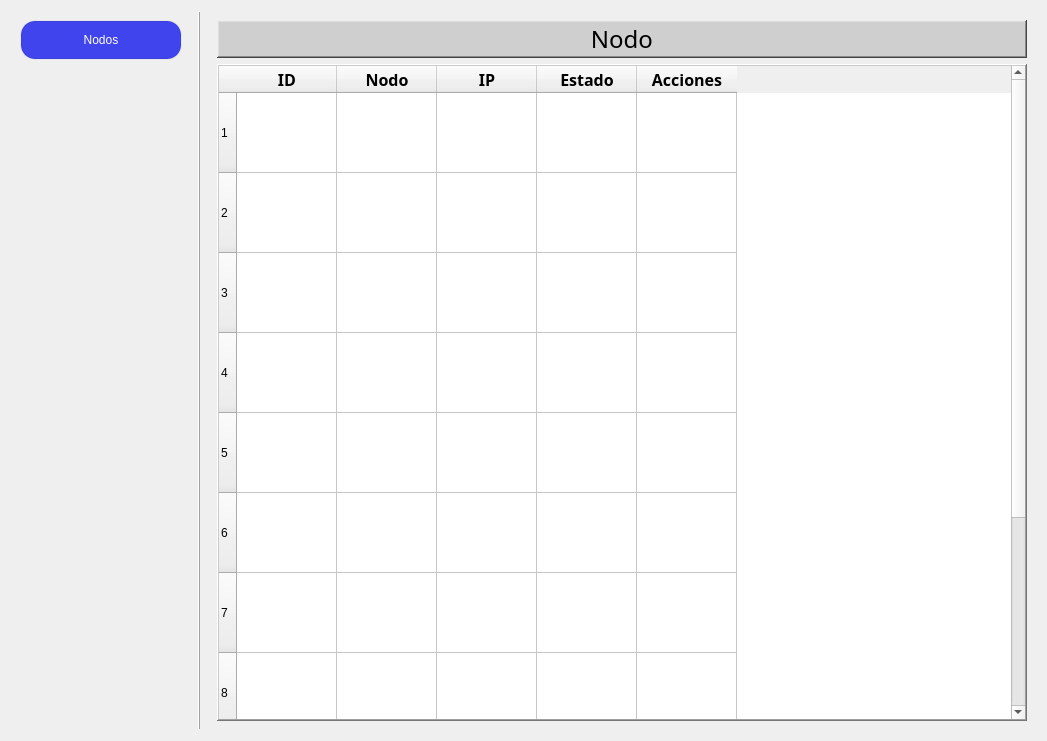
<?xml version="1.0" encoding="UTF-8"?>
<ui version="4.0">
 <class>NodesPage</class>
 <widget class="QWidget" name="NodesPage">
  <property name="geometry">
   <rect>
    <x>0</x>
    <y>0</y>
    <width>1047</width>
    <height>741</height>
   </rect>
  </property>
  <property name="sizePolicy">
   <sizepolicy hsizetype="Expanding" vsizetype="Expanding">
    <horstretch>0</horstretch>
    <verstretch>0</verstretch>
   </sizepolicy>
  </property>
  <property name="windowTitle">
   <string>Form</string>
  </property>
  <layout class="QGridLayout" name="gridLayout">
   <item row="0" column="0">
    <widget class="QFrame" name="verticalFrame">
     <property name="sizePolicy">
      <sizepolicy hsizetype="Expanding" vsizetype="Expanding">
       <horstretch>0</horstretch>
       <verstretch>0</verstretch>
      </sizepolicy>
     </property>
     <property name="minimumSize">
      <size>
       <width>160</width>
       <height>0</height>
      </size>
     </property>
     <property name="maximumSize">
      <size>
       <width>180</width>
       <height>16777215</height>
      </size>
     </property>
     <property name="frameShape">
      <enum>QFrame::Shape::NoFrame</enum>
     </property>
     <layout class="QVBoxLayout" name="verticalLayout">
      <item>
       <widget class="Button" name="sensors_button">
        <property name="sizePolicy">
         <sizepolicy hsizetype="Expanding" vsizetype="Fixed">
          <horstretch>0</horstretch>
          <verstretch>0</verstretch>
         </sizepolicy>
        </property>
        <property name="minimumSize">
         <size>
          <width>140</width>
          <height>40</height>
         </size>
        </property>
        <property name="maximumSize">
         <size>
          <width>200</width>
          <height>40</height>
         </size>
        </property>
        <property name="styleSheet">
         <string notr="true">QPushButton {
	border-radius: 15px;
	padding: 5px;
	background-color: rgb(64, 68, 237);
	color: white;
	border: 2px solid rgba(0, 0, 0, 10); /* Borde tenue */
}

QPushButton:hover {
  background-color: rgb(90, 90, 255);    /* Fondo al pasar el mouse */
  color: white;                /* Color del texto al pasar el mouse */
}

QPushButton:pressed {
  background-color: rgb(51, 55, 188)     /* Fondo al presionar */
  color: white;                /* Color del texto al presionar */
}

QPushButton:disabled {
  background-color: rgb(39, 39, 43);     /* Fondo deshabilitado */
  color: #7f8c8d;                /* Color del texto deshabilitado */
}

QPushButton:checked {
  background-color: #27ae60;     /* Fondo cuando está checkable y activado */
  color: #ecf0f1;        
}</string>
        </property>
        <property name="text">
         <string>Nodos</string>
        </property>
       </widget>
      </item>
      <item>
       <spacer name="verticalSpacer">
        <property name="orientation">
         <enum>Qt::Orientation::Vertical</enum>
        </property>
        <property name="sizeType">
         <enum>QSizePolicy::Policy::Expanding</enum>
        </property>
        <property name="sizeHint" stdset="0">
         <size>
          <width>20</width>
          <height>40</height>
         </size>
        </property>
       </spacer>
      </item>
     </layout>
    </widget>
   </item>
   <item row="0" column="2">
    <widget class="QWidget" name="widget" native="true">
     <layout class="QVBoxLayout" name="verticalLayout_2">
      <item>
       <widget class="QLabel" name="sensors_label">
        <property name="sizePolicy">
         <sizepolicy hsizetype="Expanding" vsizetype="Expanding">
          <horstretch>0</horstretch>
          <verstretch>0</verstretch>
         </sizepolicy>
        </property>
        <property name="maximumSize">
         <size>
          <width>16777215</width>
          <height>50</height>
         </size>
        </property>
        <property name="font">
         <font>
          <family>Impact</family>
          <pointsize>18</pointsize>
          <bold>false</bold>
          <underline>false</underline>
         </font>
        </property>
        <property name="styleSheet">
         <string notr="true">color: black;
background-color: rgb(207, 207, 207);</string>
        </property>
        <property name="frameShape">
         <enum>QFrame::Shape::WinPanel</enum>
        </property>
        <property name="frameShadow">
         <enum>QFrame::Shadow::Raised</enum>
        </property>
        <property name="lineWidth">
         <number>1</number>
        </property>
        <property name="text">
         <string>Nodo</string>
        </property>
        <property name="alignment">
         <set>Qt::AlignmentFlag::AlignCenter</set>
        </property>
       </widget>
      </item>
      <item>
       <widget class="QTableWidget" name="arduinos_table">
        <property name="frameShape">
         <enum>QFrame::Shape::WinPanel</enum>
        </property>
        <property name="frameShadow">
         <enum>QFrame::Shadow::Raised</enum>
        </property>
        <property name="sizeAdjustPolicy">
         <enum>QAbstractScrollArea::SizeAdjustPolicy::AdjustToContents</enum>
        </property>
        <property name="selectionMode">
         <enum>QAbstractItemView::SelectionMode::NoSelection</enum>
        </property>
        <property name="textElideMode">
         <enum>Qt::TextElideMode::ElideMiddle</enum>
        </property>
        <property name="wordWrap">
         <bool>false</bool>
        </property>
        <property name="rowCount">
         <number>10</number>
        </property>
        <attribute name="horizontalHeaderCascadingSectionResizes">
         <bool>false</bool>
        </attribute>
        <attribute name="horizontalHeaderShowSortIndicator" stdset="0">
         <bool>true</bool>
        </attribute>
        <attribute name="verticalHeaderMinimumSectionSize">
         <number>40</number>
        </attribute>
        <attribute name="verticalHeaderDefaultSectionSize">
         <number>80</number>
        </attribute>
        <attribute name="verticalHeaderShowSortIndicator" stdset="0">
         <bool>true</bool>
        </attribute>
        <attribute name="verticalHeaderStretchLastSection">
         <bool>true</bool>
        </attribute>
        <row/>
        <row/>
        <row/>
        <row/>
        <row/>
        <row/>
        <row/>
        <row/>
        <row/>
        <row/>
        <column>
         <property name="text">
          <string>ID</string>
         </property>
         <property name="font">
          <font>
           <family>Segoe UI Variable</family>
           <pointsize>12</pointsize>
           <bold>true</bold>
          </font>
         </property>
        </column>
        <column>
         <property name="text">
          <string>Nodo</string>
         </property>
         <property name="font">
          <font>
           <family>Segoe UI Variable</family>
           <pointsize>12</pointsize>
           <bold>true</bold>
          </font>
         </property>
        </column>
        <column>
         <property name="text">
          <string>IP</string>
         </property>
         <property name="font">
          <font>
           <family>Segoe UI Variable</family>
           <pointsize>12</pointsize>
           <bold>true</bold>
          </font>
         </property>
        </column>
        <column>
         <property name="text">
          <string>Estado</string>
         </property>
         <property name="font">
          <font>
           <family>Segoe UI Variable</family>
           <pointsize>12</pointsize>
           <bold>true</bold>
          </font>
         </property>
        </column>
        <column>
         <property name="text">
          <string>Acciones</string>
         </property>
         <property name="font">
          <font>
           <family>Segoe UI Variable</family>
           <pointsize>12</pointsize>
           <bold>true</bold>
          </font>
         </property>
        </column>
       </widget>
      </item>
     </layout>
    </widget>
   </item>
   <item row="0" column="1">
    <widget class="Line" name="line">
     <property name="sizePolicy">
      <sizepolicy hsizetype="Expanding" vsizetype="Expanding">
       <horstretch>0</horstretch>
       <verstretch>0</verstretch>
      </sizepolicy>
     </property>
     <property name="minimumSize">
      <size>
       <width>5</width>
       <height>0</height>
      </size>
     </property>
     <property name="maximumSize">
      <size>
       <width>5</width>
       <height>16777215</height>
      </size>
     </property>
     <property name="styleSheet">
      <string notr="true"/>
     </property>
     <property name="frameShadow">
      <enum>QFrame::Shadow::Raised</enum>
     </property>
     <property name="lineWidth">
      <number>1</number>
     </property>
     <property name="midLineWidth">
      <number>0</number>
     </property>
     <property name="orientation">
      <enum>Qt::Orientation::Vertical</enum>
     </property>
    </widget>
   </item>
  </layout>
 </widget>
 <customwidgets>
  <customwidget>
   <class>Button</class>
   <extends>QPushButton</extends>
   <header>view/elements/button.h</header>
  </customwidget>
 </customwidgets>
 <resources/>
 <connections/>
</ui>
